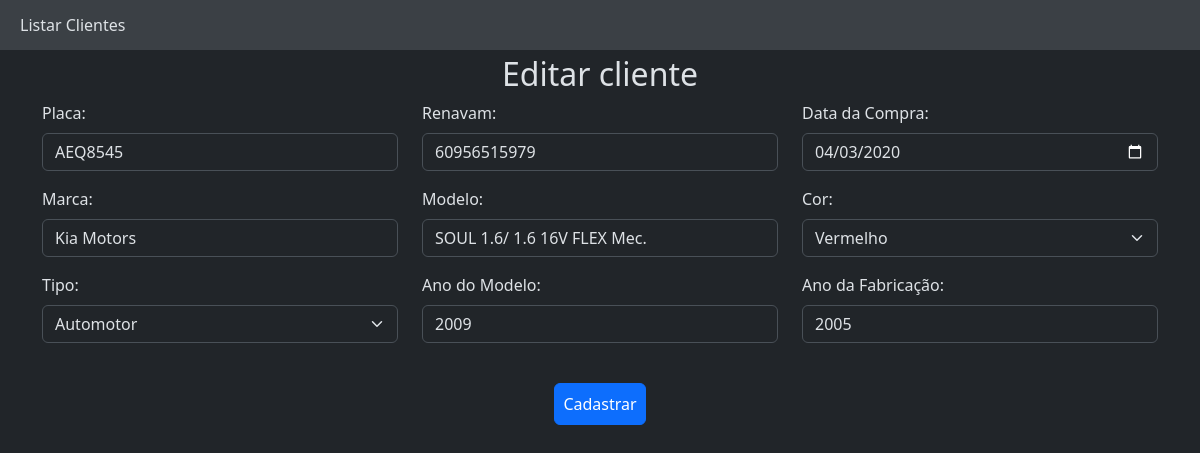
Page /atualizar.php?codigo=5 on the committed database.
### tables this page shows
CREATE TABLE IF NOT EXISTS `carro` (
  `codigo` int(5) NOT NULL AUTO_INCREMENT,
  `placa` varchar(7) DEFAULT NULL,
  `renavam` varchar(11) DEFAULT NULL,
  `data_compra` date DEFAULT NULL,
  `marca` varchar(30) DEFAULT NULL,
  `modelo` varchar(45) DEFAULT NULL,
  `cor` int(1) DEFAULT NULL,
  `tipo` varchar(1) DEFAULT NULL,
  `ano_modelo` int(4) DEFAULT NULL,
  `ano_fabricacao` int(4) DEFAULT NULL,
  PRIMARY KEY (`codigo`)
);

### classes/bancoDeDados/Conexao.php (called while the page is built)
<?php
class Conexao
{
    public function getConexao()
    {
        $host = 'localhost';
        $port = 3306;
        $dbName = 'carros_crud';
        $usuario = 'root';
        $senha = '';
        $con = new PDO
        (
            "mysql:host=" . $host . ";port=" . $port . ";dbname=" . $dbName . "",
            $usuario,
            $senha
        );
        return $con;
    }
}
?>

### classes/bancoDeDados/Carro.php (called while the page is built, shortened)
<?php
require 'Conexao.php';
class Carro
{
    private $conexao;
    public function __construct()
    {
        $con = new Conexao();
        $this->conexao = $con->getConexao();
    }
    private function mapear($q)
    {
        $listaDeCarros = [];
        foreach ($q as $dados) {
            $carro = new CarroModel();
            $carro->codigo = $dados['codigo'];
            $carro->placa = $dados['placa'];
            $carro->renavam = $dados['renavam'];
            $carro->data_compra = $dados['data_compra'];
            $carro->marca = $dados['marca'];
            $carro->modelo = $dados['modelo'];
            $carro->cor = $dados['cor'];
            $carro->tipo = $dados['tipo'];
            $carro->ano_modelo = $dados['ano_modelo'];
            $carro->ano_fabricacao = $dados['ano_fabricacao'];
            $listaDeCarros[] = $carro;
        }
        return $listaDeCarros;
    }
    public function pesquisarPorCodigo($codigo, $limite = 10000)
    {
        $sql = "select * from carro where codigo = :codigo limit " . $limite;
        $q = $this->conexao->prepare($sql);
        $q->bindParam(':codigo', $codigo);
        $q->execute();
        return $this->mapear($q);
    }
    public function getCarro($codigo)
    {
        $carro = new CarroModel();
        $arrayCarro = $this->pesquisarPorCodigo($codigo, 1);
        if (count($arrayCarro) > 0) {
            $carro = $arrayCarro[0];
        }
        return $carro;
    }
}
?>

### atualizar.php (the view, shortened to what this page needs)
<?php
require 'classes/bancoDeDados/Carro.php';
$titulo = 'Novo cliente';
$acao = 'cadastrar.php';
$carro = new CarroModel();
if (isset($_GET['codigo'])) {
    $codigo = $_GET['codigo'];
    $titulo = 'Editar cliente';
    $acao = 'editar.php';
    $c = new Carro();
    $carro = $c->getCarro($codigo);
}
?>
<!DOCTYPE html>
<html lang="pt-br" data-bs-theme="dark">
<head>
    <link href="https://cdn.jsdelivr.net/npm/bootstrap@5.3.1/dist/css/bootstrap.min.css" rel="stylesheet"
>
    <link rel="stylesheet" href="style.css">
</head>
<body>
    <nav>
        <a class="navA" href="index.php">Listar Clientes</a>
    </nav>
    <div class="container">
        <form method="post" class="form mb-5" action="<?php echo $acao; ?>">
            <h2>
                <?php echo $titulo; ?>
            </h2>
            <div class="row">
                <div class="col-4 mb-3">
                    <label for="placa" class="form-label">Placa:</label><br>
                    <input value= "<?php echo $carro->placa; ?>"type="text" id="placa" name="placa" class="form-control">
                </div>
                <div class="col-4 mb-3">
                    <label for="renavam" class="form-label">Renavam:</label><br>
                    <input value= "<?php echo $carro->renavam; ?>" type="text" id="renavam" name="renavam" class="form-control">
                </div>
                <div class="col-4 mb-3">
                    <label for="data_compra" class="form-label">Data da Compra:</label><br>
                    <input value= "<?php echo $carro->data_compra; ?>" type="date" id="data_compra" name="data_compra" class="form-control">
                </div>
                <div class="col-4 mb-3">
                    <label for="marca" class="form-label">Marca:</label><br>
                    <input value= "<?php echo $carro->marca; ?>" type="text" id="marca" name="marca" class="form-control">
                </div>
                <div class="col-4 mb-3">
                    <label for="modelo" class="form-label">Modelo:</label><br>
                    <input value= "<?php echo $carro->modelo; ?>" type="text" id="modelo" name="modelo" class="form-control">
                </div>
                <div class="col-4 mb-3">
                    <label for="cor" class="form-label">Cor:</label><br>
                    <select name="cor" id="cor" class="form-select">
                        <option value="15" <?php echo $carro->cor == '15' ? 'selected' : null; ?>>Vermelho</option>
                    </select>
                </div>
                <div class="col-4 mb-3">
                    <label for="tipo" class="form-label">Tipo:</label><br>
                    <select name="tipo" id="tipo" class="form-select">
                        <option value="a" <?php echo $carro->tipo == 'a' ? 'selected' : null; ?>>Automotor</option>
                    </select>
                </div>
                <div class="col-4 mb-3">
                    <label for="ano_modelo" class="form-label">Ano do Modelo:</label><br>
                    <input value= "<?php echo $carro->ano_modelo; ?>" type="text" id="ano_modelo" name="ano_modelo" class="form-control">
                </div>
                <div class="col-4 mb-3">
                    <label for="ano_fabricacao" class="form-label">Ano da Fabricação:</label><br>
                    <input value= "<?php echo $carro->ano_fabricacao; ?>" type="text" id="ano_fabricacao" name="ano_fabricacao" class="form-control">
                </div>
            </div>
            <div class="row">
                <div class="col colBotao">
                    <button type="submit" class="btn btn-primary mt-4 p-2">Cadastrar</button>
                </div>
            </div>
    </div>
</body>
</html>

### style.css (style rules this page uses)
h2 { text-align: center; }
form { justify-content: center; }
.col { margin: auto auto; }
nav { top: 0; left: 0; right: 0; background-color: #3b4045; height: 50px; display: flex; align-items: center; padding: 0 20px; margin-bottom: 5px; }
.navA { text-decoration: none; color: #DEE2E6; }
.colBotao { display: flex; justify-content: center; }

### rows in the picture
carro: placa "AEQ8545", renavam "60956515979", data_compra "04/03/2020", marca "Kia Motors", modelo "SOUL 1.6/ 1.6 16V FLEX Mec.", cor "Vermelho", tipo "Automotor", ano_modelo "2009", ano_fabricacao "2005"

### other values in the picture
$titulo "Editar cliente"
